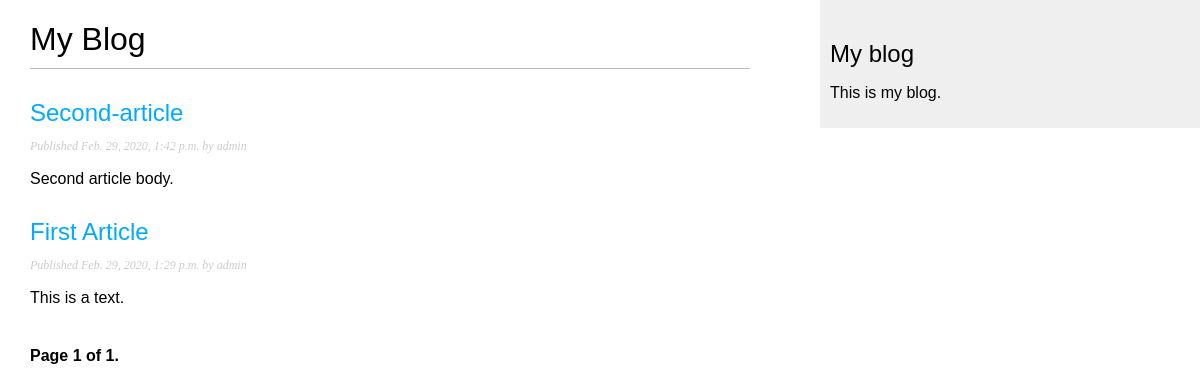
/blog/, run on an earlier commit of the app's database.
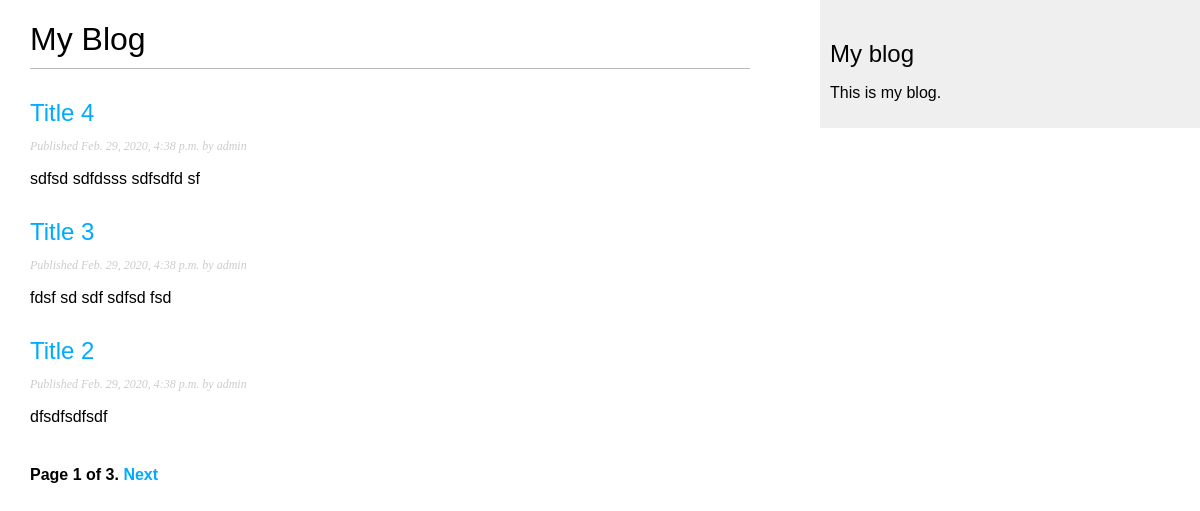
And on a later commit of the database.
### blog/models.py (models this page shows, shortened)
class Post(models.Model):
    STATUS_CHOICES = (
        ('draft', 'Draft'),
        ('published', 'Published'),
    )
    title = models.CharField(max_length=250)
    slug = models.SlugField(max_length=250, unique_for_date='publish')
    author = models.ForeignKey(User, on_delete=models.CASCADE, related_name='blog_posts')
    body = models.TextField()
    publish = models.DateTimeField(default=timezone.now)
    created = models.DateTimeField(auto_now_add=True)
    updated = models.DateTimeField(auto_now=True)
    status = models.CharField(max_length=10, choices=STATUS_CHOICES, default='draft')
    objects = models.Manager()
    published = PublishedManager()
    class Meta:
        ordering = ('-publish',)
    def get_absolute_url(self):
        return reverse('blog:post_detail', args=[self.publish.year, self.publish.month, self.publish.day, self.slug])

### blog/views.py (the view)
# urls.py: path('', views.PostListView.as_view(), name='post_list'),
class PostListView(ListView):
    queryset = Post.published.all()
    context_object_name = 'posts'
    paginate_by = 3
    template_name = 'blog/post/list.html'

### blog/templates/blog/post/list.html (shortened to what this page needs)
{% extends "blog/base.html" %}
{% block content %}
<h1>My Blog</h1>
{% for post in posts %}
    <h2>
        <a href="{{ post.get_absolute_url }}">{{ post.title }}</a>
    </h2>
    <p class="date">Published {{ post.publish }} by {{ post.author }}</p>
    {{ post.body|truncatewords:30|linebreaks }}
{% endfor %}
    {% include "pagination.html" with page=page_obj %}
{% endblock %}

### blog/templates/blog/base.html (shortened to what this page needs)
{% load static %}
<!DOCTYPE html>
<html lang="en">
<head>
    <link rel="stylesheet" href="{% static 'css/blog.css' %}">
</head>
<body>
    <div id="content">
        {% block content %}{% endblock %}
    </div>
    <div id="sidebar">
        <h2>My blog</h2>
        <p>This is my blog.</p>
    </div>
</body>
</html>

### blog/templates/pagination.html (shortened to what this page needs)
<div class="pagination">
    <span class="step-links">
        <span class="current">
            Page {{ page.number }} of {{ page.paginator.num_pages }}.
        </span>
        {% if page.has_next %}
            <a href="?page={{ page.next_page_number }}">Next</a>
        {% endif %}
    </span>
</div>

### blog/static/css/blog.css (style rules this page uses)
body { margin:0; padding:0; font-family:helvetica, sans-serif; }
a { color:#00abff; text-decoration:none; }
h1 { font-weight:normal; border-bottom:1px solid #bbb; padding:0 0 10px 0; }
h2 { font-weight:normal; margin:30px 0 0; }
#content { float:left; width:60%; padding:0 0 0 30px; }
#sidebar { float:right; width:30%; padding:10px; background:#efefef; height:100%; }
p.date { color:#ccc; font-family: georgia, serif; font-size: 12px; font-style: italic; }
.pagination { margin:40px 0; font-weight:bold; }

What changed in the data, as far as the page shows it:
no longer on this page (row unchanged): Post: title "Second-article", publish "Feb. 29, 2020, 1:42 p.m.", author "admin", body "Second article body."
no longer on this page (row unchanged): Post: title "First Article", publish "Feb. 29, 2020, 1:29 p.m.", author "admin", body "This is a text."
added Post: title "Title 4", publish "Feb. 29, 2020, 4:38 p.m.", author "admin", body "sdfsd sdfdsss sdfsdfd sf"
added Post: title "Title 3", publish "Feb. 29, 2020, 4:38 p.m.", author "admin", body "fdsf sd sdf sdfsd fsd"
added Post: title "Title 2", publish "Feb. 29, 2020, 4:38 p.m.", author "admin", body "dfsdfsdfsdf"
Also different on the page:
{{ page.paginator.num_pages }}: "1" → "3"
text now shown: "Next"
